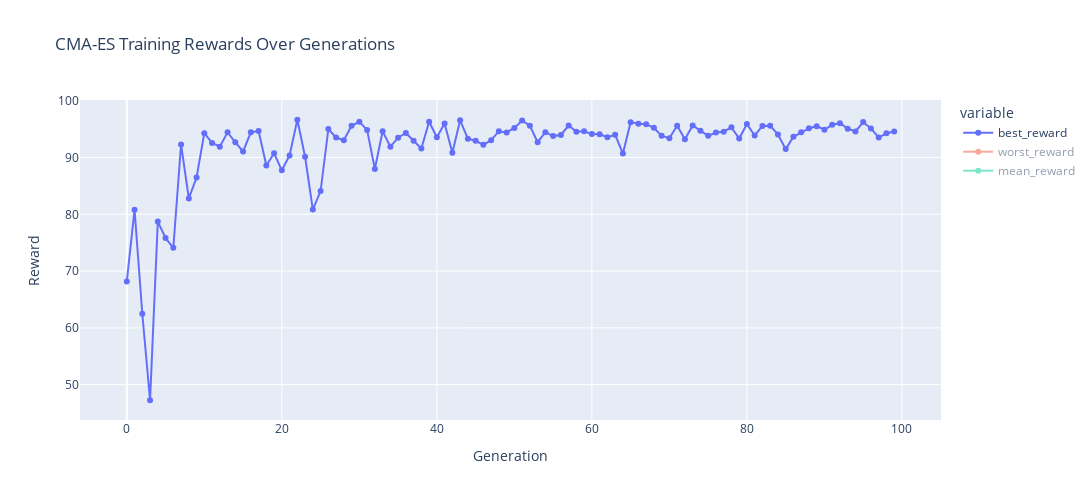

Notebook source saved alongside this figure:
### Code cell
# Convert metrics to DataFrame
df_metrics = pd.DataFrame(metrics)

# Plotting the results using Plotly
fig = px.line(df_metrics, x='generation', y=['best_reward', 'worst_reward', 'mean_reward'],
              title='CMA-ES Training Rewards Over Generations',
              labels={'value': 'Reward', 'generation': 'Generation'},
              markers=True)
fig.update_layout(height=500, width=1100)
fig.show()

### Figure 1 — Plotly figure (JSON) as saved in the notebook; plotly's stock layout.template omitted (floating-point values rounded to 4 significant figures)
{"data": [{"hovertemplate": "variable=best_reward<br>Generation=%{x}<br>Reward=%{y}<extra></extra>", "legendgroup": "best_reward", "line": {"color": "#636efa", "dash": "solid"}, "marker": {"symbol": "circle"}, "mode": "lines+markers", "name": "best_reward", "orientation": "v", "showlegend": true, "type": "scatter", "x": [0, 1, 2, 3, 4, 5, 6, 7, 8, 9, 10, 11, 12, 13, 14, 15, 16, 17, 18, 19, 20, 21, 22, 23, 24, 25, 26, 27, 28, 29, 30, 31, 32, 33, 34, 35, 36, 37, 38, 39, 40, 41, 42, 43, 44, 45, 46, 47, 48, 49, 50, 51, 52, 53, 54, 55, 56, 57, 58, 59, 60, 61, 62, 63, 64, 65, 66, 67, 68, 69, 70, 71, 72, 73, 74, 75, 76, 77, 78, 79, 80, 81, 82, 83, 84, 85, 86, 87, 88, 89, 90, 91, 92, 93, 94, 95, 96, 97, 98, 99], "xaxis": "x", "y": [68.19, 80.81, 62.49, 47.25, 78.72, 75.82, 74.09, 92.3, 82.81, 86.48, 94.3, 92.58, 91.9, 94.45, 92.68, 91.07, 94.44, 94.69, 88.61, 90.75, 87.76, 90.36, 96.66, 90.14, 80.84, 84.1, 95.01, 93.52, 93.06, 95.59, 96.3, 94.87, 87.99, 94.64, 91.91, 93.49, 94.32, 92.95, 91.58, 96.3, 93.57, 96.0, 90.83, 96.56, 93.31, 92.96, 92.25, 93.05, 94.64, 94.42, 95.22, 96.53, 95.61, 92.7, 94.46, 93.78, 93.98, 95.64, 94.54, 94.64, 94.13, 94.09, 93.57, 94.0, 90.71, 96.24, 95.97, 95.85, 95.24, 93.82, 93.41, 95.61, 93.21, 95.64, 94.7, 93.82, 94.4, 94.55, 95.32, 93.34, 95.92, 93.89, 95.57, 95.58, 94.07, 91.49, 93.66, 94.45, 95.14, 95.53, 94.9, 95.77, 96.06, 95.09, 94.59, 96.24, 95.13, 93.53, 94.27, 94.57], "yaxis": "y"}, {"hovertemplate": "variable=worst_reward<br>Generation=%{x}<br>Reward=%{y}<extra></extra>", "legendgroup": "worst_reward", "line": {"color": "#EF553B", "dash": "solid"}, "marker": {"symbol": "circle"}, "mode": "lines+markers", "name": "worst_reward", "orientation": "v", "showlegend": true, "type": "scatter", "visible": "legendonly", "x": [0, 1, 2, 3, 4, 5, 6, 7, 8, 9, 10, 11, 12, 13, 14, 15, 16, 17, 18, 19, 20, 21, 22, 23, 24, 25, 26, 27, 28, 29, 30, 31, 32, 33, 34, 35, 36, 37, 38, 39, 40, 41, 42, 43, 44, 45, 46, 47, 48, 49, 50, 51, 52, 53, 54, 55, 56, 57, 58, 59, 60, 61, 62, 63, 64, 65, 66, 67, 68, 69, 70, 71, 72, 73, 74, 75, 76, 77, 78, 79, 80, 81, 82, 83, 84, 85, 86, 87, 88, 89, 90, 91, 92, 93, 94, 95, 96, 97, 98, 99], "xaxis": "x", "y": [-299.0, -293.8, -290.3, -291.9, -299.1, -296.6, -299.9, -295.6, -292.1, -295.1, -180.0, -298.8, -300.0, -296.7, -299.5, -295.8, -295.4, -300.0, -290.5, -264.3, -299.9, -297.0, -299.0, -299.3, -247.1, -285.9, -299.9, -232.6, -299.0, -298.6, -299.3, -300.0, -299.4, -299.7, -298.7, -298.2, -195.5, -284.5, -206.6, -297.4, -246.7, -298.0, -299.6, -290.6, -274.3, -281.4, -299.2, -299.3, -299.3, -244.3, -279.0, -277.8, -298.6, -296.7, -296.6, -275.9, -299.8, -297.6, -299.1, -299.3, -300.1, -299.7, -298.0, -300.1, -300.1, -299.2, -291.3, -300.0, -299.9, -284.1, -299.6, -299.9, -295.1, -299.0, -300.0, -298.7, -298.4, -299.8, -299.6, -299.7, -299.0, -299.8, -300.1, -299.6, -299.5, -297.8, -224.3, -261.7, -220.0, -300.1, -208.9, -298.2, -299.2, -297.7, -299.9, -298.9, -298.2, -298.8, -299.9, -274.3], "yaxis": "y"}, {"hovertemplate": "variable=mean_reward<br>Generation=%{x}<br>Reward=%{y}<extra></extra>", "legendgroup": "mean_reward", "line": {"color": "#00cc96", "dash": "solid"}, "marker": {"symbol": "circle"}, "mode": "lines+markers", "name": "mean_reward", "orientation": "v", "showlegend": true, "type": "scatter", "visible": "legendonly", "x": [0, 1, 2, 3, 4, 5, 6, 7, 8, 9, 10, 11, 12, 13, 14, 15, 16, 17, 18, 19, 20, 21, 22, 23, 24, 25, 26, 27, 28, 29, 30, 31, 32, 33, 34, 35, 36, 37, 38, 39, 40, 41, 42, 43, 44, 45, 46, 47, 48, 49, 50, 51, 52, 53, 54, 55, 56, 57, 58, 59, 60, 61, 62, 63, 64, 65, 66, 67, 68, 69, 70, 71, 72, 73, 74, 75, 76, 77, 78, 79, 80, 81, 82, 83, 84, 85, 86, 87, 88, 89, 90, 91, 92, 93, 94, 95, 96, 97, 98, 99], "xaxis": "x", "y": [-124.4, -130.8, -94.75, -160.3, -104.9, -64.4, -125.3, -65.69, -64.64, -40.22, 2.831, -32.43, -108.9, -19.41, -113.2, -21.81, -131.1, -51.15, -106.1, -56.62, -120.7, -38.8, -57.45, -49.66, -37.48, -58.49, -78.03, -14.66, -25.73, -18.83, -84.91, -143.8, -101.8, -40.44, -75.2, -115.9, 32.09, -17.91, 38.76, -92.3, -22.96, -54.88, -51.51, 24.82, -8.205, -25.08, -12.9, -77.36, -25.39, 46.78, -40.0, -1.189, -58.12, -34.29, -64.35, 13.12, -74.16, -47.4, 11.56, -35.86, -19.68, -60.87, -66.75, -9.632, -87.59, -24.4, -13.04, -65.57, -32.33, 29.46, -11.5, -68.43, -20.76, -83.88, -11.78, -24.35, -14.28, -95.92, 19.73, -91.99, 9.09, -55.32, -21.09, -87.2, -54.86, -44.76, -0.6499, 55.3, 25.36, -43.92, 20.32, -2.558, -38.78, 14.34, -30.4, -21.13, -52.62, -84.5, -73.95, 36.9], "yaxis": "y"}], "layout": {"height": 500, "legend": {"title": {"text": "variable"}, "tracegroupgap": 0}, "title": {"text": "CMA-ES Training Rewards Over Generations"}, "width": 1100, "xaxis": {"anchor": "y", "autorange": true, "domain": [0, 1], "range": [-6.031, 105.0], "title": {"text": "Generation"}, "type": "linear"}, "yaxis": {"anchor": "x", "autorange": true, "domain": [0, 1], "range": [43.77, 100.1], "title": {"text": "Reward"}, "type": "linear"}}}
